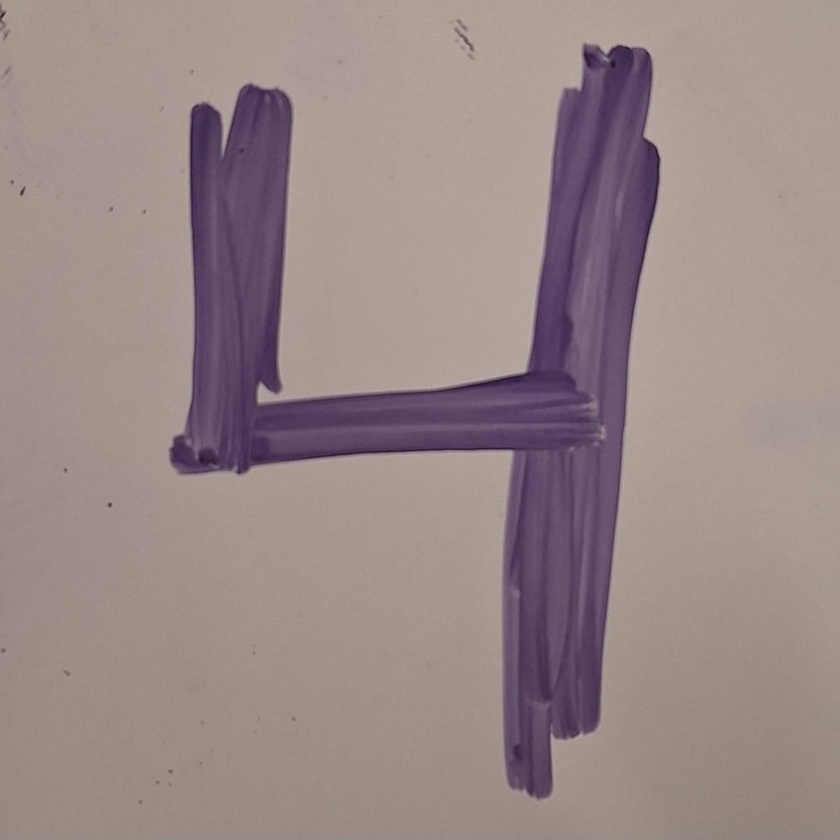
#> input picture xd.jpg, 840 x 840 px, shrunk from 1280 x 1280 before the run
$ python test3.py
#> lines starting #> are read from the running program, lines starting #| are printed output that depends on the picture; after the words box and inside, x2 and y2 are one past the last pixel; in counts of white or black regions, pixels touching at a corner belong together
from PIL import Image
import numpy as np
import matplotlib.pyplot as plt

# Cargar la imagen
image_path = 'xd.jpg'
image = Image.open(image_path)
#> image is the input picture: PIL image 840x840 RGB; mean R, G, B 153.1, 136, 135.8

# Convertir la imagen a escala de grises
gray_image = image.convert('L')
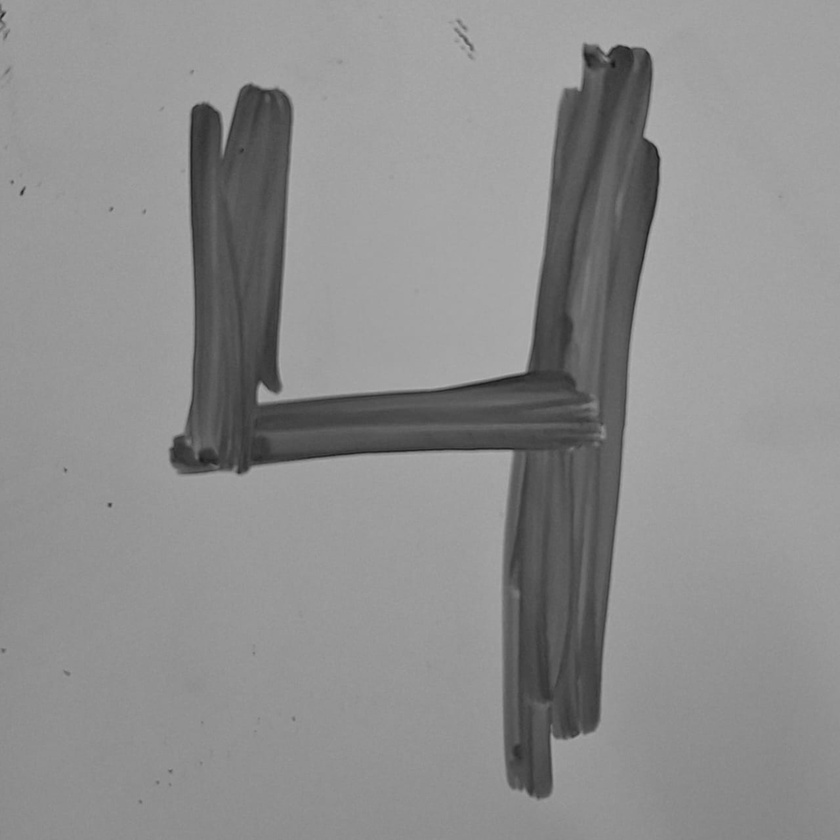
#> gray_image: PIL image 840x840 L; min 21, max 177, mean 141.1

# Convertir la imagen a una matriz de numpy
image_array = np.array(gray_image)

# Aplicar un umbral para convertir la imagen a blanco y negro (contraste absoluto)
threshold = 128
bw_image_array = (image_array > threshold) * 255
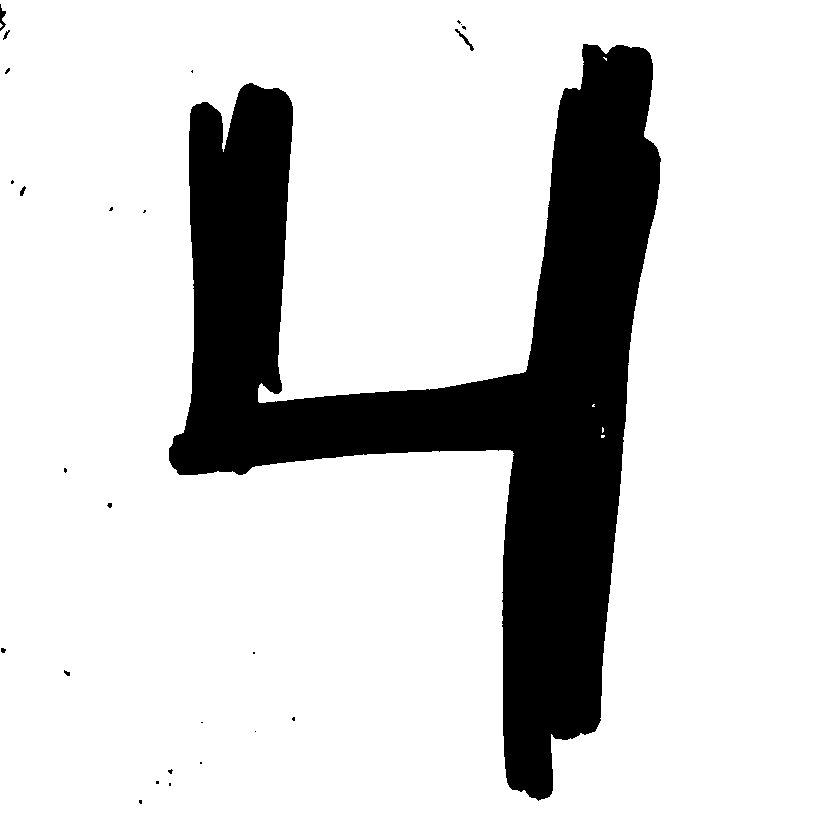
#> bw_image_array: shape (840, 840) int64; 82.5% white; 26 black regions (19 under 20 px), largest, box (x1, y1, x2, y2) and area: (169, 44, 661, 801) 122853, (455, 29, 474, 51) 81, (0, 4, 6, 31) 80

# Convertir de nuevo la matriz a una imagen PIL
bw_image = Image.fromarray(bw_image_array.astype('uint8'), 'L')

# Mostrar la imagen resultante
plt.figure(figsize=(8, 8))
plt.imshow(bw_image, cmap='gray')
plt.axis('off')
plt.show()

$ run again, with 2.jpg copied over xd.jpg
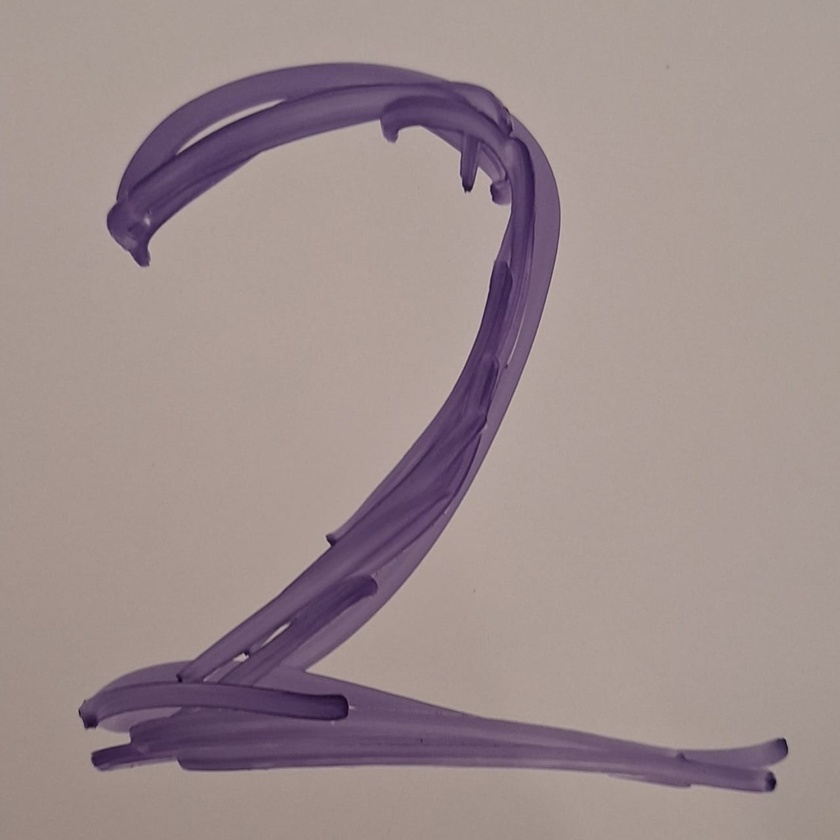
#> input picture 2.jpg, 840 x 840 px, shrunk from 1280 x 1280 before the run
#> image is the input picture: PIL image 840x840 RGB; mean R, G, B 157.2, 141, 140.7
#> `gray_image = image.convert('L')`:
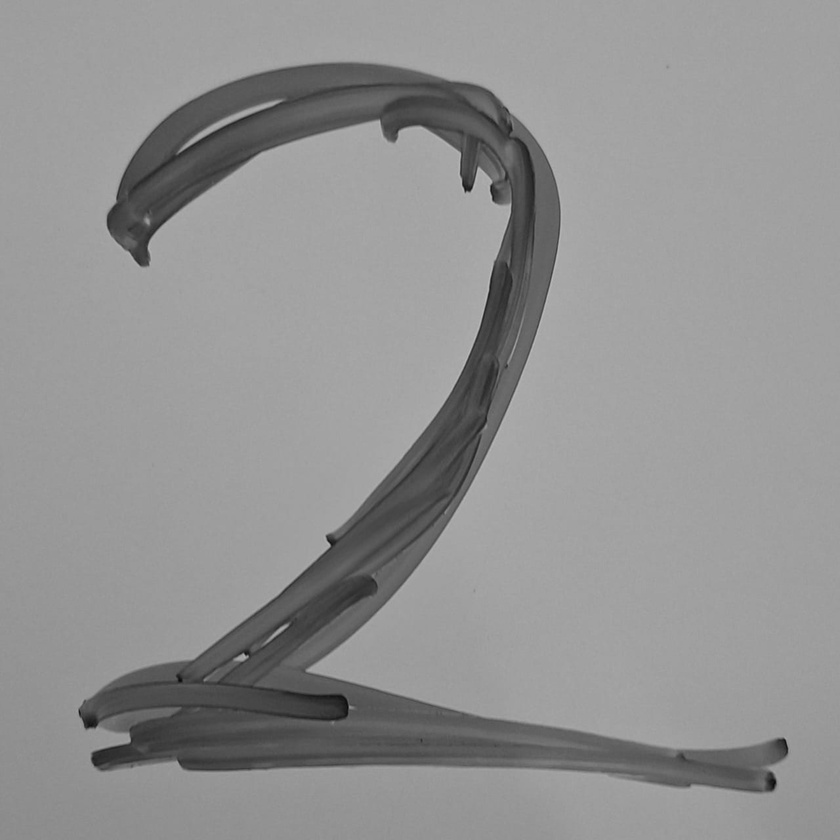
#> gray_image: PIL image 840x840 L; min 9, max 188, mean 145.9
#> `bw_image_array = (image_array > threshold) * 255`:
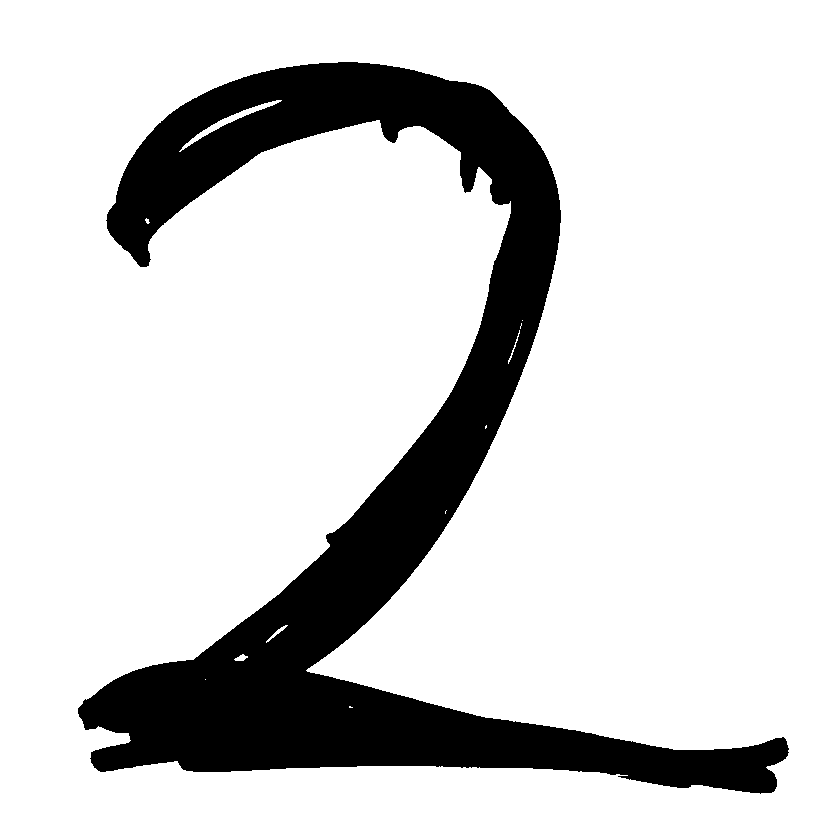
#> bw_image_array: shape (840, 840) int64; 83% white; 1 black region, box (x1, y1, x2, y2) and area: (78, 62, 789, 794) 119734

$ run again, with 0.jpeg copied over xd.jpg
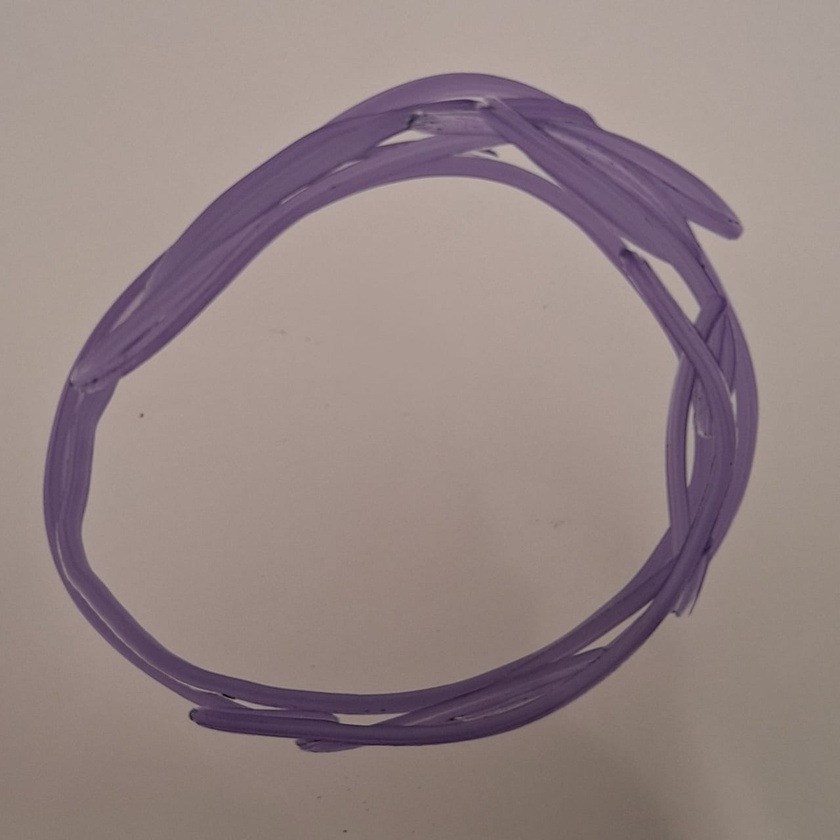
#> input picture 0.jpeg, 840 x 840 px, shrunk from 1280 x 1280 before the run
#> image is the input picture: PIL image 840x840 RGB; mean R, G, B 148.7, 132.5, 131.4
#> `gray_image = image.convert('L')`:
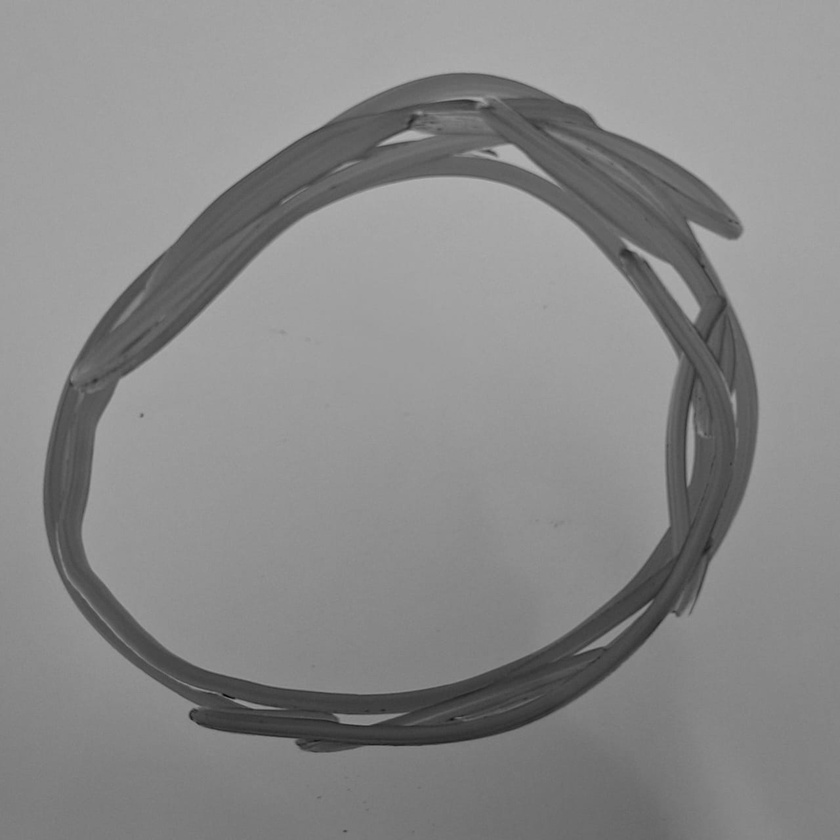
#> gray_image: PIL image 840x840 L; min 5, max 182, mean 137.2
#> `bw_image_array = (image_array > threshold) * 255`:
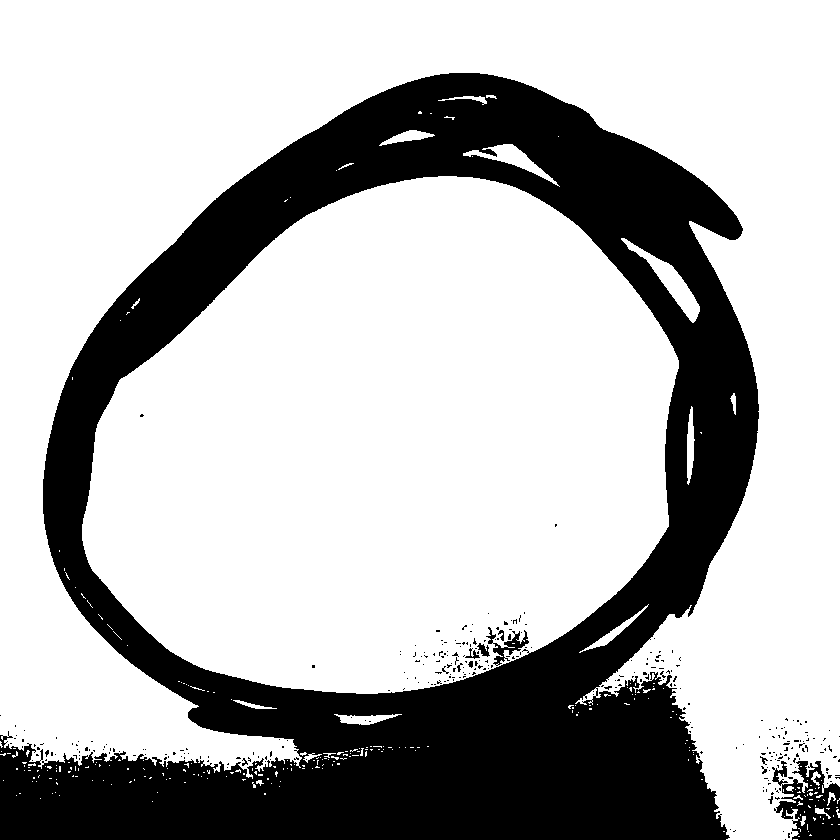
#> bw_image_array: shape (840, 840) int64; 71.3% white; 308 black regions (297 under 20 px), largest, box (x1, y1, x2, y2) and area: (0, 73, 759, 840) 197621, (772, 761, 840, 840) 3001, (486, 627, 529, 666) 474

$ run again, with 1.jpeg copied over xd.jpg
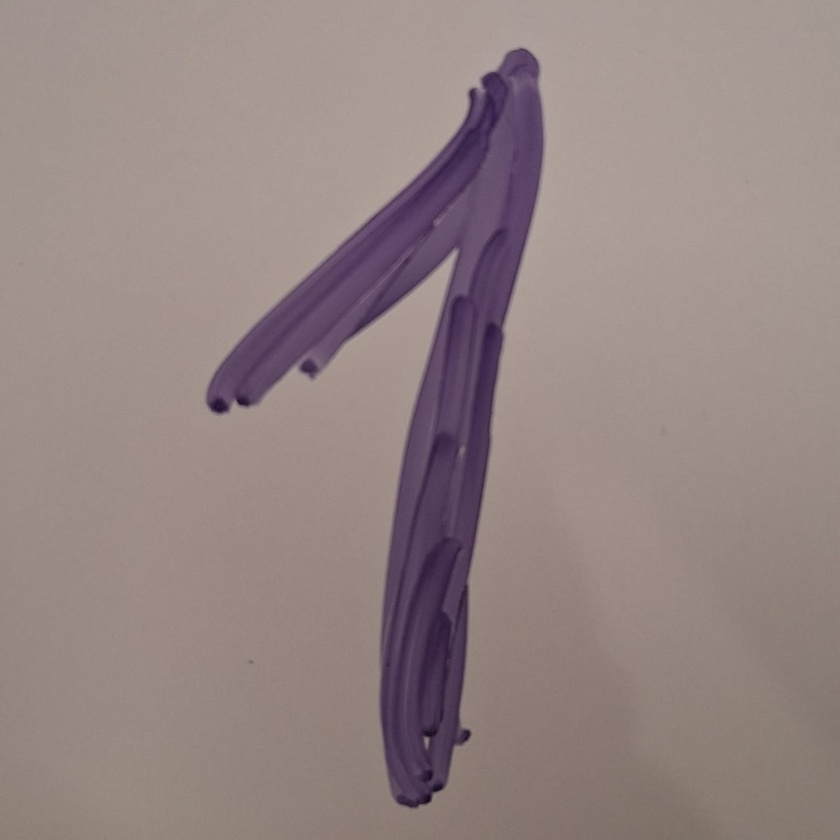
#> input picture 1.jpeg, 840 x 840 px, shrunk from 1280 x 1280 before the run
#> image is the input picture: PIL image 840x840 RGB; mean R, G, B 149, 133, 130.4
#> `gray_image = image.convert('L')`:
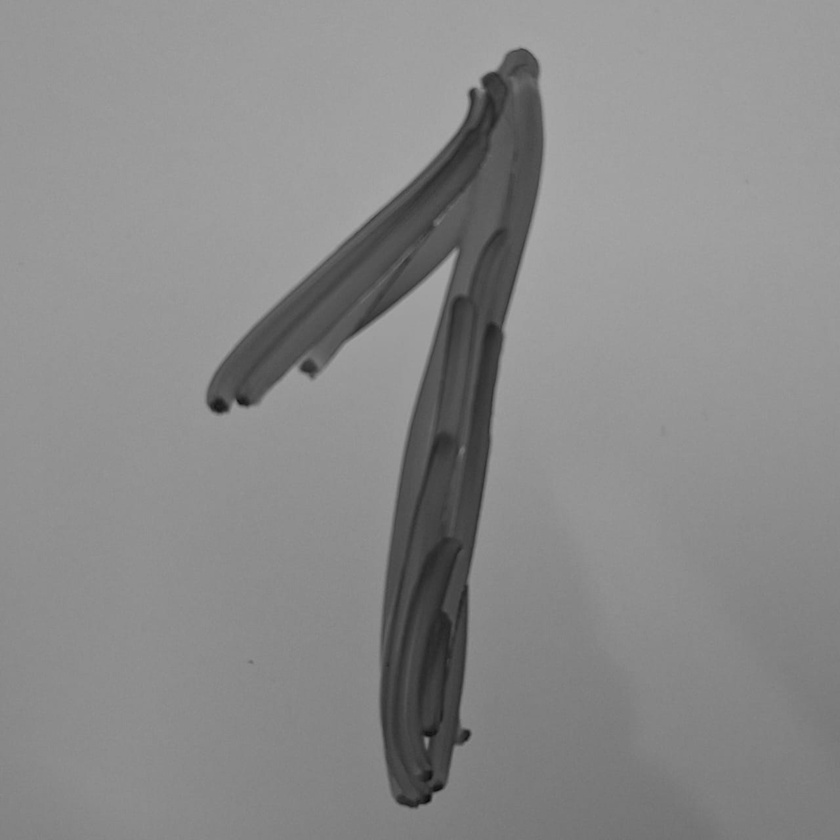
#> gray_image: PIL image 840x840 L; min 8, max 169, mean 137.5
#> `bw_image_array = (image_array > threshold) * 255`:
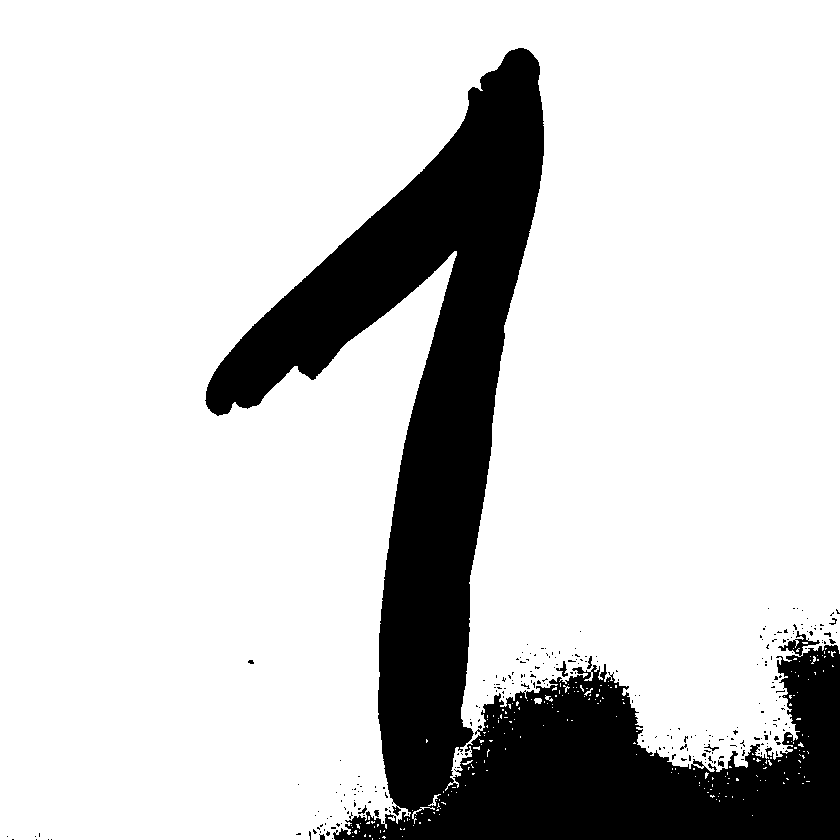
#> bw_image_array: shape (840, 840) int64; 80.9% white; 266 black regions (256 under 20 px), largest, box (x1, y1, x2, y2) and area: (205, 48, 840, 840) 133477, (556, 661, 568, 677) 69, (587, 656, 592, 669) 37
